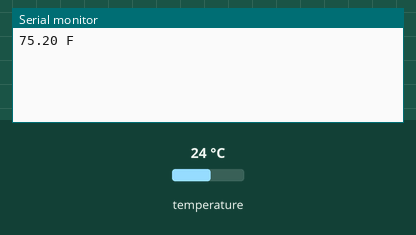
This sketch was run on a simulated Arduino Uno, built with avr-gcc and run on an emulated ATmega328P. On the bench: the last lines printed to the serial monitor. The inputs (shaded band) are chosen by the test bench; at power-on: temperature 24 °C.

Above: at 2.2 s.
2.3 s: temperature set to 12 °C
At 3.0 s:
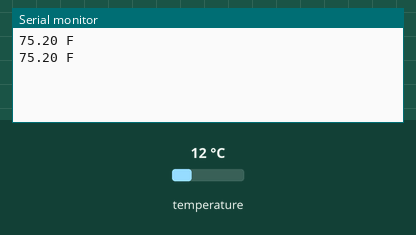
3.8 s: temperature set to 19 °C
At 4.8 s:
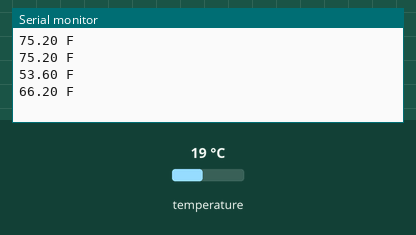
Timing chart, 0 to 6.8 s (numbered marks = the images above; inputs shaded):
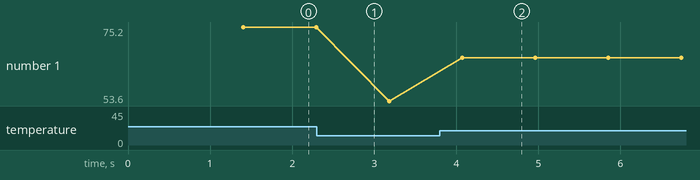

The sketch:

Temp_Probe_Cal.ino
```cpp
/*
 * Waterproof DS18B20 Digital temperature sensor + extras
 * Probe: https://www.adafruit.com/product/381
 * Similar Tutorial: https://www.instructables.com/id/Calibration-of-DS18B20-Sensor-With-Arduino-UNO/
 * Wiring: https://create.arduino.cc/projecthub/TheGadgetBoy/ds18b20-digital-temperature-sensor-and-arduino-9cc806?f=1
 */

//#include "Wire.h"
//#include "OneWire.h"
#include "DallasTemperature.h"


const byte pinTempProbe = A0;
float readTempProbe = 0;

//set data from sensor
OneWire dataWireTempProbe(pinTempProbe);
//create sensor object to use function calls
DallasTemperature tempSensor(&dataWireTempProbe);

void setup() {

  delay(1000);
  Serial.begin(9600);
  //init sensor
  tempSensor.begin();
  //change sensor accuracy
  tempSensor.setResolution(11);

}
void loop() {
  //init temp request
  tempSensor.requestTemperatures();
  //take reading using 1 wire library
  readTempProbe = tempSensor.getTempCByIndex(0);
  //convert to F from C
  readTempProbe = (readTempProbe * 9 / 5) + 32;
  //print out sensor data
  Serial.print(readTempProbe);
  Serial.println(" F");
  delay(500);
}

/* value correction
float RawHigh = 99.6;
float RawLow = 0.5;
float ReferenceHigh = 99.9;
float ReferenceLow = 0;
float RawRange = RawHigh - RawLow;
float ReferenceRange = ReferenceHigh - ReferenceLow;
float CorrectedValue = (((RawValue - RawLow) * ReferenceRange) / RawRange) + ReferenceLow;
*/
```

Measured:
- after the input at 3.8 s, the serial monitor: prints a new line after 0.27 s (image 2)
- plotted number 1: 75.2 → 53.6 after the input at 2.3 s, 53.6 → 66.2 after the input at 3.8 s
